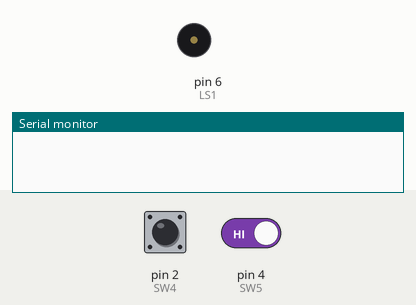
Simulated run of this sketch. Board: Arduino Uno, built with avr-gcc and run on an emulated ATmega328P. Parts: buzzer (waves = sounding), the last lines printed to the serial monitor. Inputs (shaded band) come from the test bench; at power-on: pin 4 (SW5) HIGH, pin 2 (SW4) HIGH.

Above: at 0.1 s.
At 3.2 s:
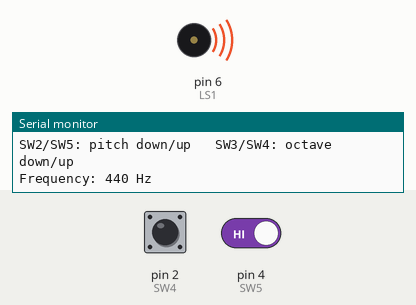
3.3 s: pin 4 (SW5) driven LOW
At 4.2 s:
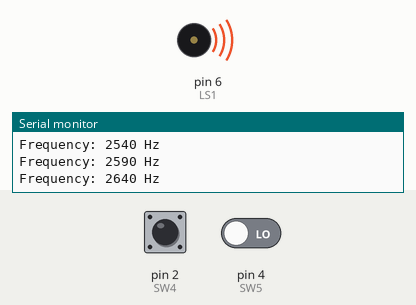
6.3 s: pin 2 (SW4) pulled LOW for 0.15 s
Timing chart, 0 to 9.3 s (numbered marks = the images above; inputs shaded):
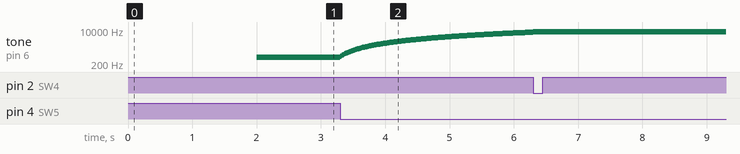

Measured:
- after the input at 3.3 s, tone on pin 6 (LS1): plays 490 Hz for 0.02 s, 540 Hz for 0.02 s, 590 Hz for 0.02 s, 640 Hz for 0.02 s, 690 Hz for 0.02 s, 740 Hz for 0.02 s … (147 notes in this stretch), starting at once

The sketch:

B10_Sound_Player_Project.ino
```cpp
/* ================================================================================
Project: Sound Player [B10_Sound_Player_Project]
Version: 1.2
Updated: September 14, 2026

Platform: mirobo.tech ARPS-2 circuit (any configuration)
Requires: ARPS2.h header file

Before starting this project, re-read GE 1 and GE 3 from
Activity 10: Analog Output.

This project controls the ARPS-2's piezo speaker using Arduino's
tone() function. Frequency (pitch) is fully controllable with SW2
and SW5. Arduino's tone() always produces a 50% duty cycle square
wave - timbre control is not available through tone(). See EA4
if you are interested in how timbre could be explored using
direct hardware timer access.

Controls:
  SW2 - decrease frequency (lower pitch)
  SW5 - increase frequency (higher pitch)
  SW3 - shift down one octave (halve frequency)
  SW4 - shift up one octave (double frequency)
================================================================================*/
// IMPORTANT: Make sure that ARPS2.h is accessible as a tab in this project.
#include "ARPS2.h"      // Define ARPS-2 I/O devices

// ---- Program Constants ----------------
const int FREQ_MIN   = 100;           // Minimum frequency (Hz)
const int FREQ_MAX   = 8000;          // Maximum frequency (Hz)
const int FREQ_STEP  = 50;            // Frequency change per loop iteration
const int NOTE_GAP   = 30;            // Silent gap between notes (ms)

// ---- Program Variables ----------------
int frequency = 440;                  // Current frequency in Hz (A4 = 440 Hz)


// ---- Program Functions ----------------

void set_tone(int freq)
{
    // Play the piezo speaker at the given frequency.
    // Clamps the frequency to the valid range before applying.
    // NOTE: Arduino's tone() always uses a 50% duty cycle square wave.
    if (freq < FREQ_MIN) freq = FREQ_MIN;
    if (freq > FREQ_MAX) freq = FREQ_MAX;
    frequency = freq;
    tone(LS1, frequency);
}

void beep(int freq, int duration_ms)
{
    // Play a tone at the given frequency for duration_ms milliseconds,
    // then silence the speaker.
    // TODO: call set_tone() to start the tone at freq
    // TODO: use delay() to wait for duration_ms
    // TODO: call noTone(LS1) to silence the speaker
    // TODO: add a NOTE_GAP silent pause after the note
}


void setup()
{
    // Configure Arduino UNO status LED as output
    pinMode(LED_BUILTIN, OUTPUT);
    digitalWrite(LED_BUILTIN, HIGH);  // Status LED on

    // Configure ARPS-2 pushbuttons as inputs
    // NOTE: Arduino UNO Rev 3 users should comment out the SW2 and SW3
    // lines below, since these pins are shared with the USB serial port.
    pinMode(SW2, INPUT_PULLUP);
    pinMode(SW3, INPUT_PULLUP);
    pinMode(SW4, INPUT_PULLUP);
    pinMode(SW5, INPUT_PULLUP);

    Serial.begin(9600);
    delay(2000);                       // Give Serial Monitor time to
                                        // connect, without blocking
                                        // forever if it's never opened

    Serial.println("Sound Player");
    Serial.println("SW2/SW5: pitch down/up   SW3/SW4: octave down/up");

    // Start with the speaker playing at the initial frequency
    set_tone(frequency);
    Serial.print("Frequency: "); Serial.print(frequency); Serial.println(" Hz");
}

void loop()
{
    bool changed = false;

    if (digitalRead(SW2) == LOW)
    {
        set_tone(frequency - FREQ_STEP);
        changed = true;
    }
    else if (digitalRead(SW5) == LOW)
    {
        set_tone(frequency + FREQ_STEP);
        changed = true;
    }

    if (digitalRead(SW3) == LOW)
    {
        set_tone(frequency / 2);      // Shift down one octave (halve frequency)
        changed = true;
        delay(200);                   // Debounce octave shift
    }
    else if (digitalRead(SW4) == LOW)
    {
        set_tone(frequency * 2);      // Shift up one octave (double frequency)
        changed = true;
        delay(200);                   // Debounce octave shift
    }

    if (changed)
    {
        Serial.print("Frequency: "); Serial.print(frequency); Serial.println(" Hz");
    }

    delay(20);
}


/* ================================================================================
Extension Activities
================================================================================

--------------------------------------------------------------------------------
EA 1 - Implement beep() and a startup chime
--------------------------------------------------------------------------------

Implement the 'beep()' function and use it to play a startup
chime when the program begins - three rising tones of decreasing
duration, for example. Call 'beep()' from setup() after
Serial.println() so the chime plays once on startup, then the
interactive controls take over.

After the chime, does the speaker resume at the correct
frequency? What do you need to call after 'beep()' to restore
the continuous tone?

--------------------------------------------------------------------------------
EA 2 - Playing a melody
--------------------------------------------------------------------------------

A melody can be stored as a two-dimensional array of
{frequency, duration_ms} pairs. Here is a short example using
the first four notes of 'Ode to Joy':

Example code:

const int melody[][2] = {
  { 659, 400 },   // E5
  { 659, 400 },   // E5
  { 698, 400 },   // F5
  { 784, 400 },   // G5
};
const int MELODY_LENGTH = sizeof(melody) / sizeof(melody[0]);

Play the melody using 'beep()' in a for loop, with a short
gap between notes:

Example code:

for (int i = 0; i < MELODY_LENGTH; i++)
{
  beep(melody[i][0], melody[i][1]);
}

Extend the melody with more notes, or create your own. Change
the gap value inside 'beep()' and observe how it affects the
feel of the music.

--------------------------------------------------------------------------------
EA 3 - Silence mode
--------------------------------------------------------------------------------

Add a silence mode toggled by pressing SW2 and SW5 at the same
time. When silent, 'noTone(LS1)' stops the tone without changing
'frequency'. Pressing either button alone while silent resumes
the tone at the stored frequency. How will you detect that two
buttons are pressed simultaneously?

--------------------------------------------------------------------------------
EA 4 - Duty cycle and direct timer access
--------------------------------------------------------------------------------

Arduino's tone() function always produces a 50% duty cycle
square wave - the signal spends equal time HIGH and LOW on every
cycle. Changing the duty cycle is not possible through
'analogWrite()' on the speaker pin, because 'analogWrite()'
changes the duty cycle but not the frequency, and 'tone()'
takes control of the timer and ignores 'analogWrite()'.

Research your Arduino UNO board's hardware timers and how
'tone()' uses them internally. Producing an independent duty
cycle at an arbitrary frequency requires configuring a timer
directly, bypassing both 'tone()' and 'analogWrite()' - a more
advanced technique than this project covers, but worth knowing
exists if you want full control over both pitch and timbre.

*/
```

ARPS2.h
```cpp
/* =============================================================================
ARPS-2 board header file [ARPS2.h]
Version: 1.2
Updated: September 5, 2026

Board header file for the mirobo.tech ARPS-2 circuit.

This header defines Arduino UNO's GPIO pins for ARPS-2's on-board circuits
and devices, and provides simple helper functions to enable beginners to
focus on learning programming concepts more quickly.

Before getting started with it you should know:
- nothing here is hidden, or **magic**, or requires special libraries
- the functions are just normal Arduino C code to help you start learning
- you're encouraged to modify the code to make it work better for you!

ARPS-2 hardware notes:
- Pushbutton switches use internal pull-up resistors (pressed == LOW)
- LEDs and motor driver share I/O pins
- Headers H1-H4 are shared between digital I/O, analog I/O, I2C, and SONAR
==============================================================================*/

#ifndef ARPS2_H
#define ARPS2_H

// -----------------------------------------------------------------------------
// On-board Arduino LED
// -----------------------------------------------------------------------------
// Pre-defined Arduino UNO LED. Setup using the name listed below:

// LED_BUILTIN (D13)      // On-board LED (shared with H2 and SONAR TRIG)


// -----------------------------------------------------------------------------
// ARPS-2 LEDs
// -----------------------------------------------------------------------------
// IMPORTANT: LED pins are shared with the motor controller. Using the LEDs
// while the motors are active will affect motor behavior!

const uint8_t LED2 = 3;   // M1A
const uint8_t LED3 = 9;   // M1B
const uint8_t LED4 = 10;  // M2A
const uint8_t LED5 = 11;  // M2B

const uint8_t LEDS[] = {LED2, LED3, LED4, LED5};  // Array of all LED pins
const uint8_t NUM_LEDS = 4;

inline void leds_on()
{
    digitalWrite(LED2, HIGH);
    digitalWrite(LED3, HIGH);
    digitalWrite(LED4, HIGH);
    digitalWrite(LED5, HIGH);
}

inline void leds_off()
{
    digitalWrite(LED2, LOW);
    digitalWrite(LED3, LOW);
    digitalWrite(LED4, LOW);
    digitalWrite(LED5, LOW);
}


// -----------------------------------------------------------------------------
// ARPS-2 Pushbutton Switches
// -----------------------------------------------------------------------------
// All pushbutton switches use internal pull-up resistors (active-LOW)

// NOTE: SW2 and SW3 are fully supported on Arduino UNO R4 Minima and Arduino
// UNO R4 WiFi. Arduino UNO Rev 3 uses D0 and D1 as serial Rx and Tx lines
// which prevent SW2 and SW3 from operating during programming and debugging.

const uint8_t SW2 = 0;    // UNO R4 only!
const uint8_t SW3 = 1;    // UNO R4 only!
const uint8_t SW4 = 2;
const uint8_t SW5 = 4;

const uint8_t SWITCHES[] = {SW2, SW3, SW4, SW5};  // Array of all switch pins
const uint8_t NUM_SWITCHES = 4;


// -----------------------------------------------------------------------------
// ARPS-2 Motor Controller
// -----------------------------------------------------------------------------
// IMPORTANT: The motor controller is connected to the LED pins. Using the LEDs
// while the motors are active will affect motor behaviour!

const uint8_t M1A = 3;    // Left motor terminal A
const uint8_t M1B = 9;    // Left motor terminal B
const uint8_t M2A = 10;   // Right motor terminal A
const uint8_t M2B = 11;   // Right motor terminal B

// Motor helper functions
// Call pinMode() for all motor pins in setup() before using these
// functions. Motor pins share I/O with LED pins, so a single set
// of pinMode() calls covers both LEDs and motors.
//
// Suggested setup() pinMode calls:
//   pinMode(LED2, OUTPUT);   // LED2 / M1A
//   pinMode(LED3, OUTPUT);   // LED3 / M1B
//   pinMode(LED4, OUTPUT);   // LED4 / M2A
//   pinMode(LED5, OUTPUT);   // LED5 / M2B

inline void motors_stop()
{
    digitalWrite(M1A, LOW);
    digitalWrite(M1B, LOW);
    digitalWrite(M2A, LOW);
    digitalWrite(M2B, LOW);
}

inline void left_motor_forward()
{
    digitalWrite(M1A, HIGH);
    digitalWrite(M1B, LOW);
}

inline void left_motor_reverse()
{
    digitalWrite(M1A, LOW);
    digitalWrite(M1B, HIGH);
}

inline void left_motor_stop()
{
    digitalWrite(M1A, LOW);
    digitalWrite(M1B, LOW);
}

inline void right_motor_forward()
{
    digitalWrite(M2A, LOW);
    digitalWrite(M2B, HIGH);  // Opposite of left_motor_forward()
}

inline void right_motor_reverse()
{
    digitalWrite(M2A, HIGH);  // Opposite of left_motor_reverse()
    digitalWrite(M2B, LOW);
}

inline void right_motor_stop()
{
    digitalWrite(M2A, LOW);
    digitalWrite(M2B, LOW);
}


// -----------------------------------------------------------------------------
// ARPS-2 Piezo Speaker
// -----------------------------------------------------------------------------

const uint8_t LS1 = 6;    // ARPS-2 Piezo speaker LS1

inline void beep()
{
    tone(LS1, 1000, 100); // Play a short beep
}


// -----------------------------------------------------------------------------
// ARPS-2 Analog Inputs
// -----------------------------------------------------------------------------
// Analog inputs AH1 and AH4 are shared with D18, D19, and I2C SDA, SCL

// NOTE: Q2 and Q3 share analog input A1. This is by design to save an analog
// input pin (Q2 is designed to be used with Q1 for line sensing, while Q3
// is designed to be used with Q1 for floor sensing):
// - Robot line sensors:  install both Q1 and Q2 phototransistors in L module
// - Robot floor sensors: install only Q1 in L module, and Q3 in R module

const uint8_t Q1 = A0;    // Left floor/line sensor phototransistor Q1
const uint8_t Q2 = A1;    // Right line sensor phototransistor Q2 (line sensing mode)
const uint8_t Q3 = A1;    // Right floor sensor phototransistor Q3 (floor sensing mode)
const uint8_t ATEMP = A2; // Analog temperature sensor U1
const uint8_t ADIV = A3;  // Analog voltage divider (R20/R21) tap
const uint8_t AH1 = A4;   // Analog input from header H1 (shared with D18)
const uint8_t AH4 = A5;   // Analog input from header H4 (shared with D19)

// NOTE: Arduino UNO R4 Minima and Arduino UNO R4 WiFi both support 10-bit
// (default, 0-1023), 12-bit (0-4095), and 14-bit (0-16383) resolution via
// analogReadResolution() in setup(). See the intermediate activities for
// higher resolution use.

// Analog Helper Functions
// These analog helper functions return 10-bit (0-1023) values and require
// modification if analog resolution is changed.

inline int Q1_level() { return 1023 - analogRead(Q1); }   // Higher reflectivity -> higher values
inline int Q2_level() { return 1023 - analogRead(Q2); }   // Higher reflectivity -> higher values (line mode)
inline int Q3_level() { return 1023 - analogRead(Q3); }   // Higher reflectivity -> higher values (floor mode)
inline int temp_level() { return analogRead(ATEMP); }     // Warmer -> higher values
inline int ADIV_level() { return analogRead(ADIV); }      // Voltage divider tap


// -----------------------------------------------------------------------------
// Expansion Header I/O Pins
// -----------------------------------------------------------------------------
// NOTE: I/O headers H1 and H4 are shared with analog inputs A4 (AH1) and A5 (AH4).

const uint8_t H1 = 18;    // Header H1 (digital, shared with A4)
const uint8_t H2 = 13;    // Header H2 (shared with SONAR TRIG and onboard LED)
const uint8_t TRIG = 13;  // Ultrasonic SONAR distance sensor TRIG(ger) output
const uint8_t H3 = 12;    // Header H3 (shared with SONAR ECHO)
const uint8_t ECHO = 12;  // Ultrasonic SONAR distance sensor ECHO input
const uint8_t H4 = 19;    // Header H4 (digital, shared with A5)
const uint8_t H9 = 7;     // Digital I/O or Servo output pin
const uint8_t H10 = 8;    // Digital I/O or Servo output pin


// -----------------------------------------------------------------------------
// Optional IR Demodulator Input Pin
// -----------------------------------------------------------------------------

const uint8_t IR = 5;     // Demodulator U3


// -----------------------------------------------------------------------------
// SONAR Distance Sensor Functions
// -----------------------------------------------------------------------------
// NOTE: TRIG (pin 13) is shared with LED_BUILTIN and H2. Using LED_BUILTIN
// while the SONAR sensor is active will interfere with the reading!

// Call sonar_setup() once in setup() to configure the SONAR pins.
inline void sonar_setup()
{
    pinMode(TRIG, OUTPUT);
    digitalWrite(TRIG, LOW);
    pinMode(ECHO, INPUT);
}

// sonar_range(max_range) - Returns the distance to the nearest
//     target within max_range in cm (defaults to 1m)
//
// Returns either:
//     distance (cm) - closest target within max_range
//     0             - no target detected within max_range
//     -1            - time-out waiting for ECHO to start
//     -2            - previous ECHO is still in progress

inline float sonar_range(int max_range = 100)
{
    // Return -2 if a previous ECHO pulse is still in progress
    if (digitalRead(ECHO) == HIGH)
        return -2;

    // Make a 10 us TRIG pulse to start a range measurement
    digitalWrite(TRIG, HIGH);
    delayMicroseconds(10);
    digitalWrite(TRIG, LOW);

    // Convert max_range plus 1cm margin to round trip time-out
    // in microseconds (~29us/cm one way)
    unsigned long max_us = (max_range + 1) * 58;

    // Wait up to 2500us for ECHO to go HIGH after TRIG.
    // (Necessary for 3.3V HC-SR04P/RCWL-9610A SONAR modules.)
    unsigned long start_us = micros();
    while (digitalRead(ECHO) == LOW)
    {
        if (micros() - start_us > 2500)
            return -1;      // ECHO did not start
    }

    // Measure ECHO pulse duration.
    start_us = micros();
    while (digitalRead(ECHO) == 1)
    {
        if (micros() - start_us > max_us)
        {
            return 0;       // No target within max_range
        }
    }

    // Convert ECHO duration to distance. (~29us/cm one way)
    return (micros() - start_us) / 58.0f;
}

#endif
```
